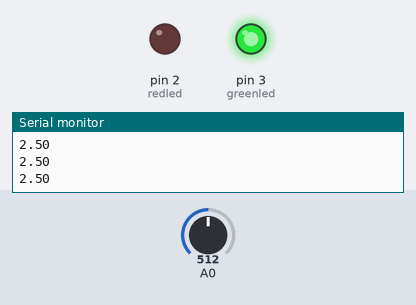
Recording of a sketch running on a simulated Arduino Uno, built with avr-gcc and run on an emulated ATmega328P. Parts: output pins drawn as LEDs (lit = HIGH), the last lines printed to the serial monitor. Inputs (shaded band) come from the test bench; at power-on: A0 = 512.

Above: at 1.2 s.
1.3 s: A0 set to 0
At 2.4 s:
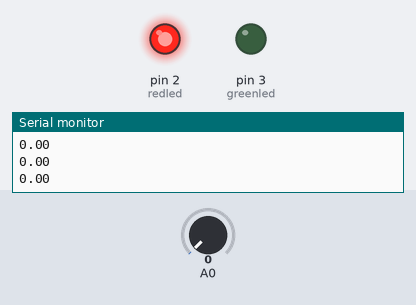
2.8 s: A0 set to 16
At 3.8 s:
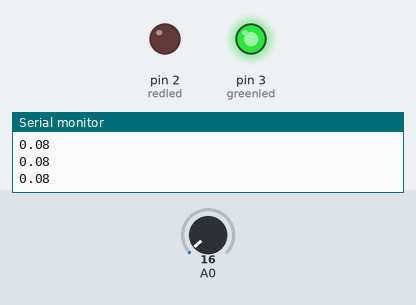
Timing chart, 0 to 5.8 s (numbered marks = the images above; inputs shaded):
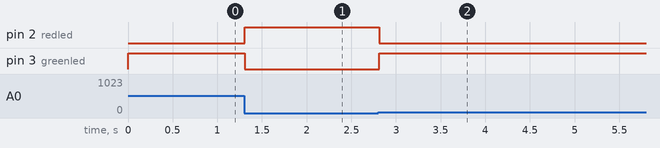

The sketch:

ph_sensor.ino
```cpp
#define greenled 3
#define redled 2
float pH_Value;
float Voltage;
void setup()
{
  Serial.begin(9600);
  pinMode(pH_Value, INPUT);
  pinMode(greenled, OUTPUT);
  pinMode(redled, OUTPUT);
}

void loop()
{
  pH_Value = analogRead(A0);
  Voltage = pH_Value * (5.0 / 1023.0);
  Serial.println(Voltage);
  if(pH_Value>=7.5)
  {
    digitalWrite(greenled, HIGH);
  }
  else
  {
    digitalWrite(greenled, LOW);
  }
  if(pH_Value<=6.5)
  {
    digitalWrite(redled, HIGH);
  }
  else
  {
    digitalWrite(redled, LOW);
  }
  delay(100);
}
```

Measured:
- after the input at 1.3 s, pin 2 (redled): LOW → HIGH at once; pin 3 (greenled): HIGH → LOW at once
- after the input at 2.8 s, pin 2 (redled): HIGH → LOW at once; pin 3 (greenled): LOW → HIGH at once
